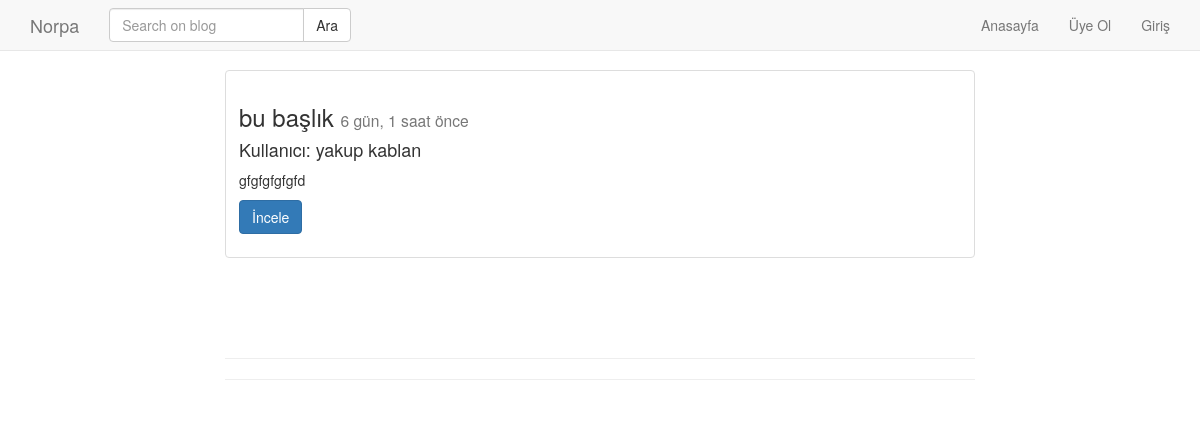
Page /post/detail/bu-baslik/ on the earlier database version.
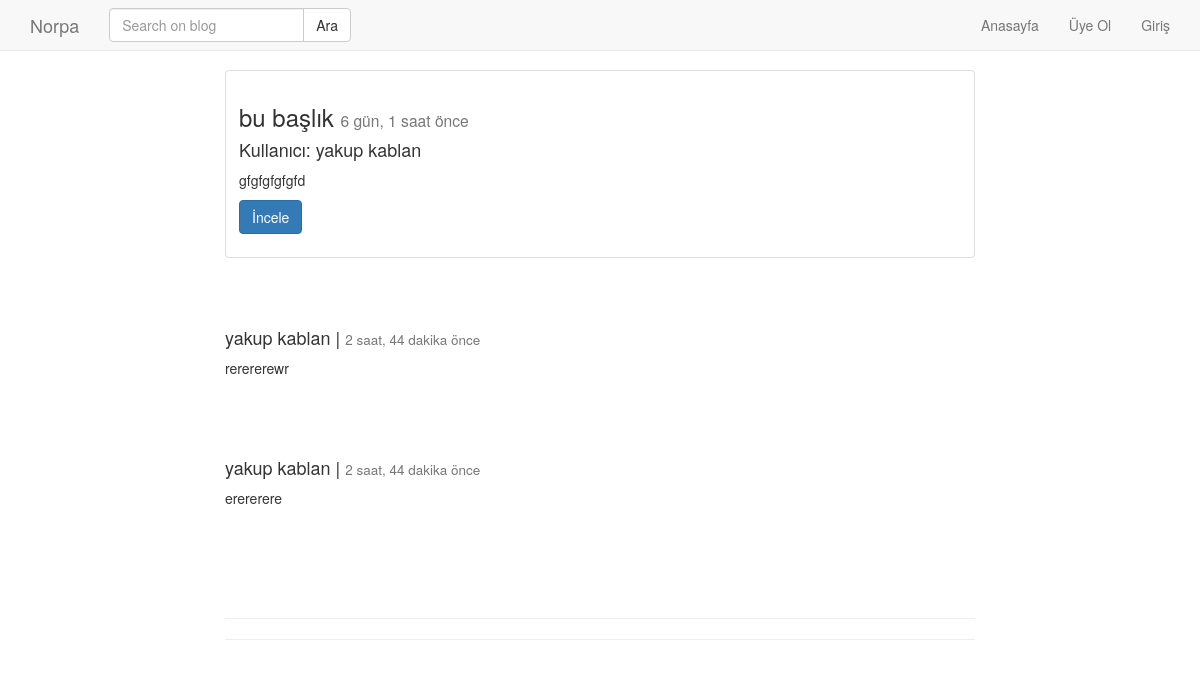
Same page on the later database version.
### post/models.py (models this page shows, shortened)
class Comment(models.Model):
    post = models.ForeignKey(Post, on_delete=models.CASCADE, related_name='comments')
    name = models.CharField(max_length=200, verbose_name="İsim")
    content = models.TextField(verbose_name="Yorum")
    publishing_date = models.DateTimeField(auto_now_add=True)
    class Meta:
        ordering = ['-publishing_date']

### post/views.py (the view)
# urls.py: path('detail/<slug:slug>/', post_detail, name='detail'),
def post_detail(request, slug):
    post = get_object_or_404(Post, slug=slug)
    form = CommentForm(request.POST or None)
    if form.is_valid():
        comment = form.save(commit=False)
        comment.post = post
        comment.save()
        return HttpResponseRedirect(post.get_absolute_url())
    else:
        if request.user.is_authenticated:
            form = CommentForm(isim=request.user.get_full_name, ornek='bu bir örnek alandır. modelde olmayan bir alan oluşturldu')
    comments = post.comments.all()
    context = {
        'post': post,
        'form': form,
        'comments': comments
    }
    return render(request, 'post/detail.html', context)

### post/forms.py
class CommentForm(forms.ModelForm):
    class Meta:
        model = Comment
        fields = ['name', 'content']
    def __init__(self, *args, **kwargs):
        self.name = kwargs.pop('isim', None)
        self.ornekk = kwargs.pop('ornek', None)
        super().__init__(*args, **kwargs)
        name = forms.CharField()
        self.fields['ornek'] = forms.CharField(initial=self.ornekk)
        if name is not None:
            self.fields['name']= forms.CharField(initial=self.name)
            if self.name:
                self.fields['name'].widget.attrs['readonly'] = True

### post/models.py (called while the page is built)
    def get_absolute_url(self):
        return reverse('postt:detail', kwargs={'slug': self.slug})

### templates/post/detail.html (shortened to what this page needs)
{% extends 'base.html' %}
{% block body %}
<div class="container">
<div class="row">
    <div class="col-md-8 col-md-offset-2">
      <div class="thumbnail">
        <div class="caption">
          <h3>{{ post.title }} <small> {{post.publishing_date | timesince}} önce</small></h3>
          <h4>Kullanıcı: {{post.user.get_full_name}}</h4>
          <p>{{post.content |safe| linebreaks}}</p>
          <p>
                <a href="{{post.get_absolute_url}}" class="btn btn-primary" role="button">İncele</a>
          </p>
        </div>
      </div>
      <br><br>
        {% for comment in comments%}
            <h4>{{comment.name}} | <small>{{comment.publishing_date | timesince}} önce </small></h4>
            <p>{{comment.content | linebreaks}}</p>
            <br><br><br>
        {% endfor%}
      <br><hr>
      <hr>
    </div>
</div>
</div>
{% endblock %}

Differences in the rows shown:
added Comment: name "yakup kablan", publishing_date "2 saat, 44 dakika", content "rerererewr"
added Comment: name "yakup kablan", publishing_date "2 saat, 44 dakika", content "erererere"
